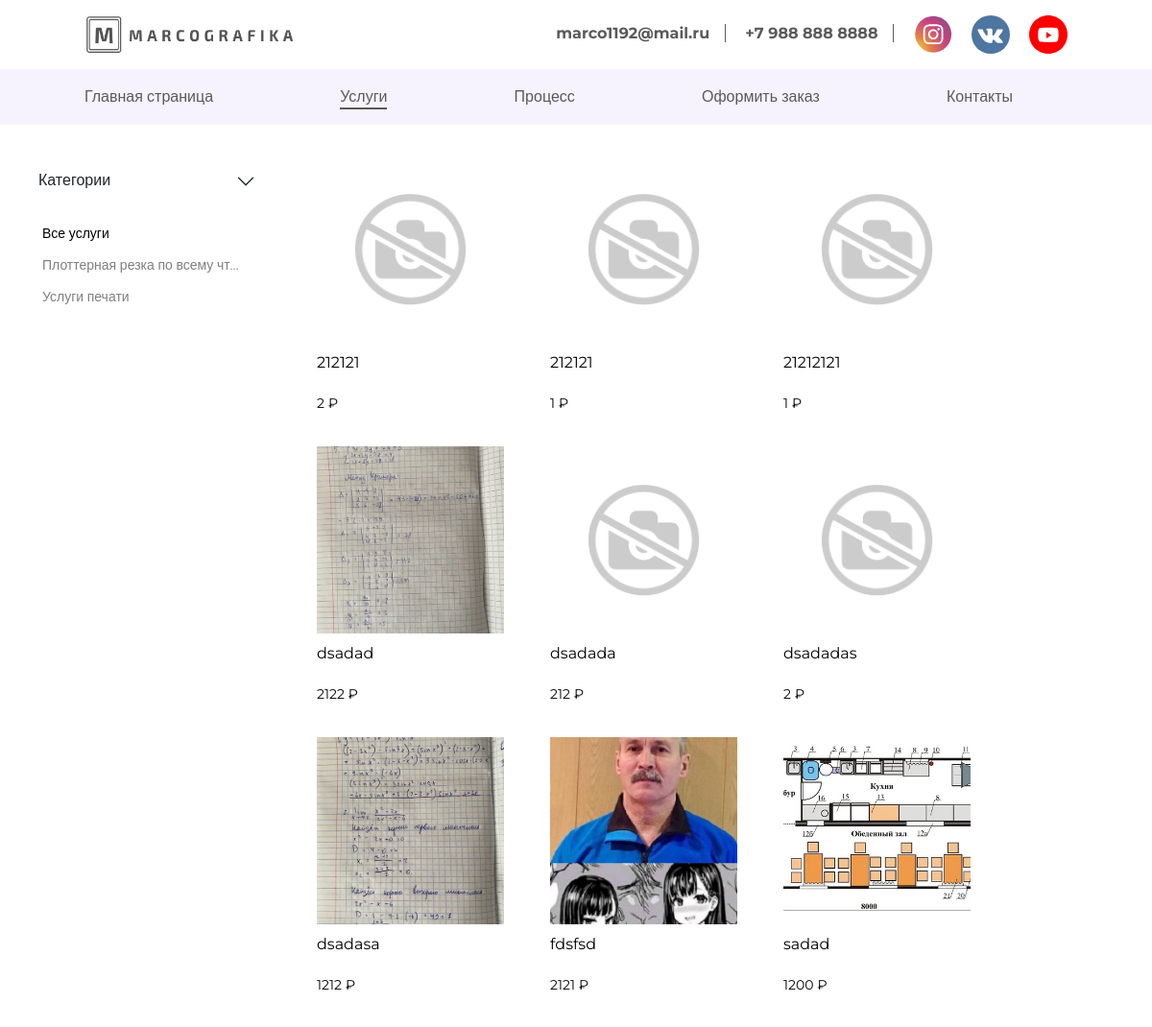
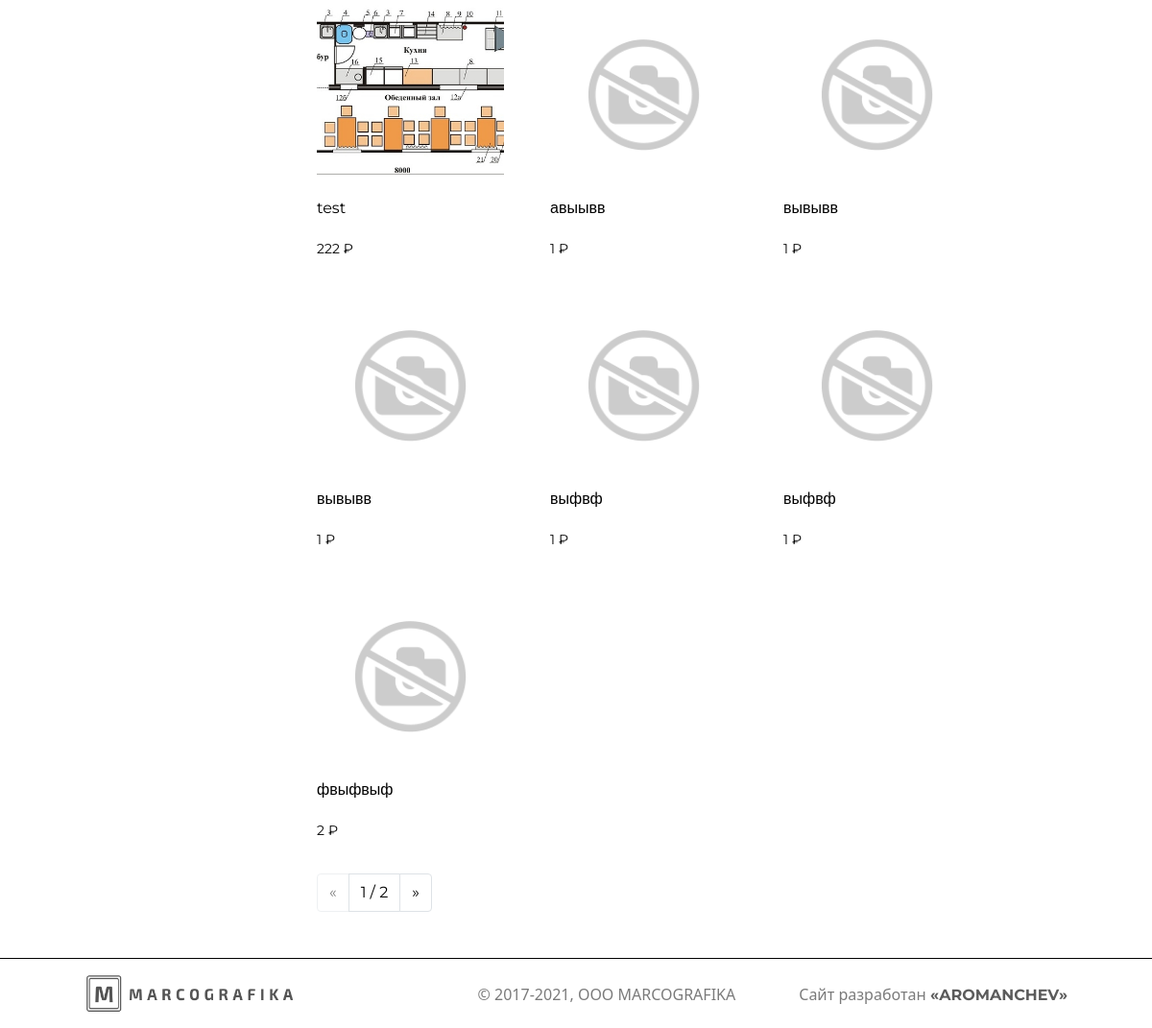
Before: /service/ with the older database file (2 pictures, top to bottom).
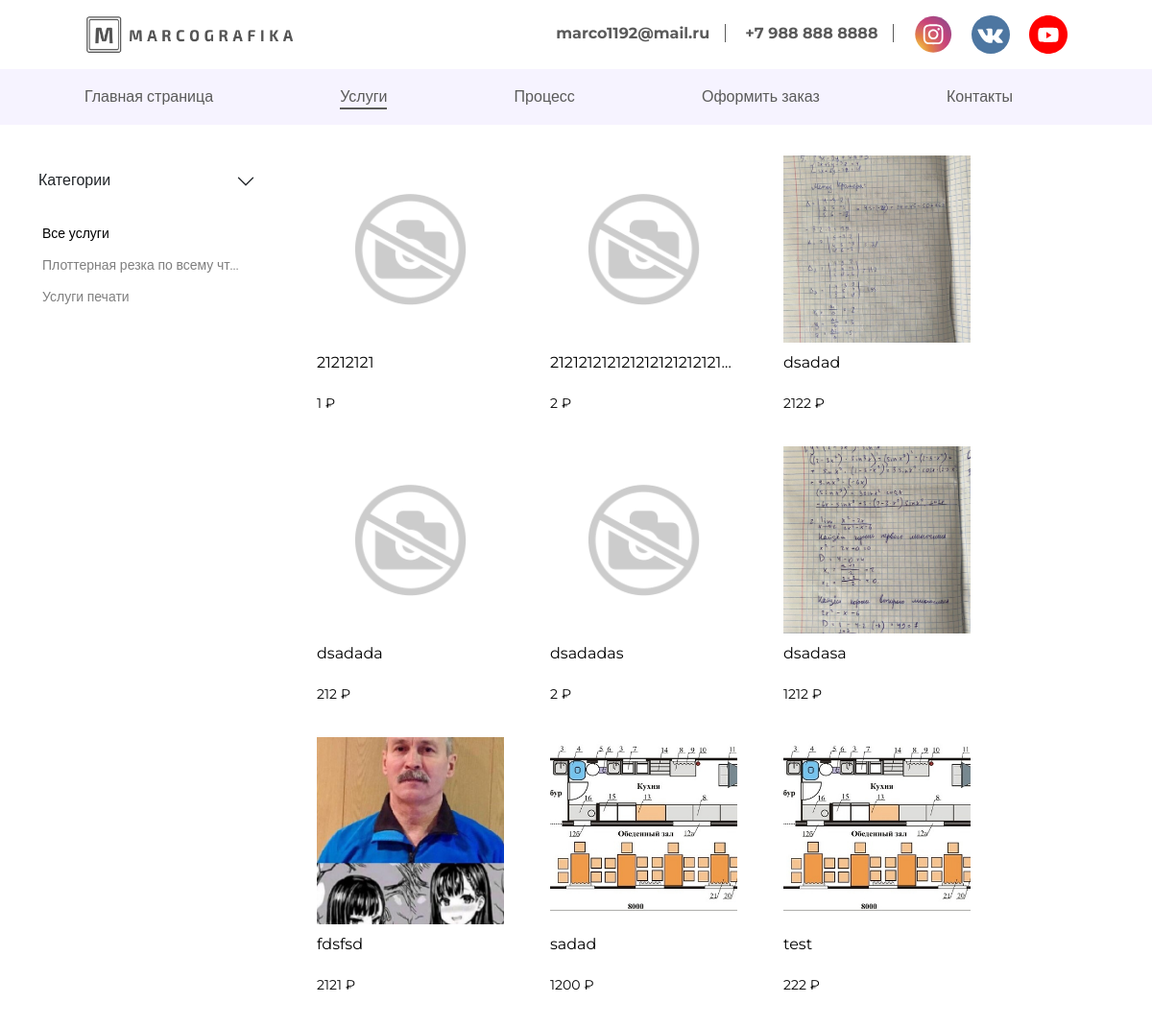
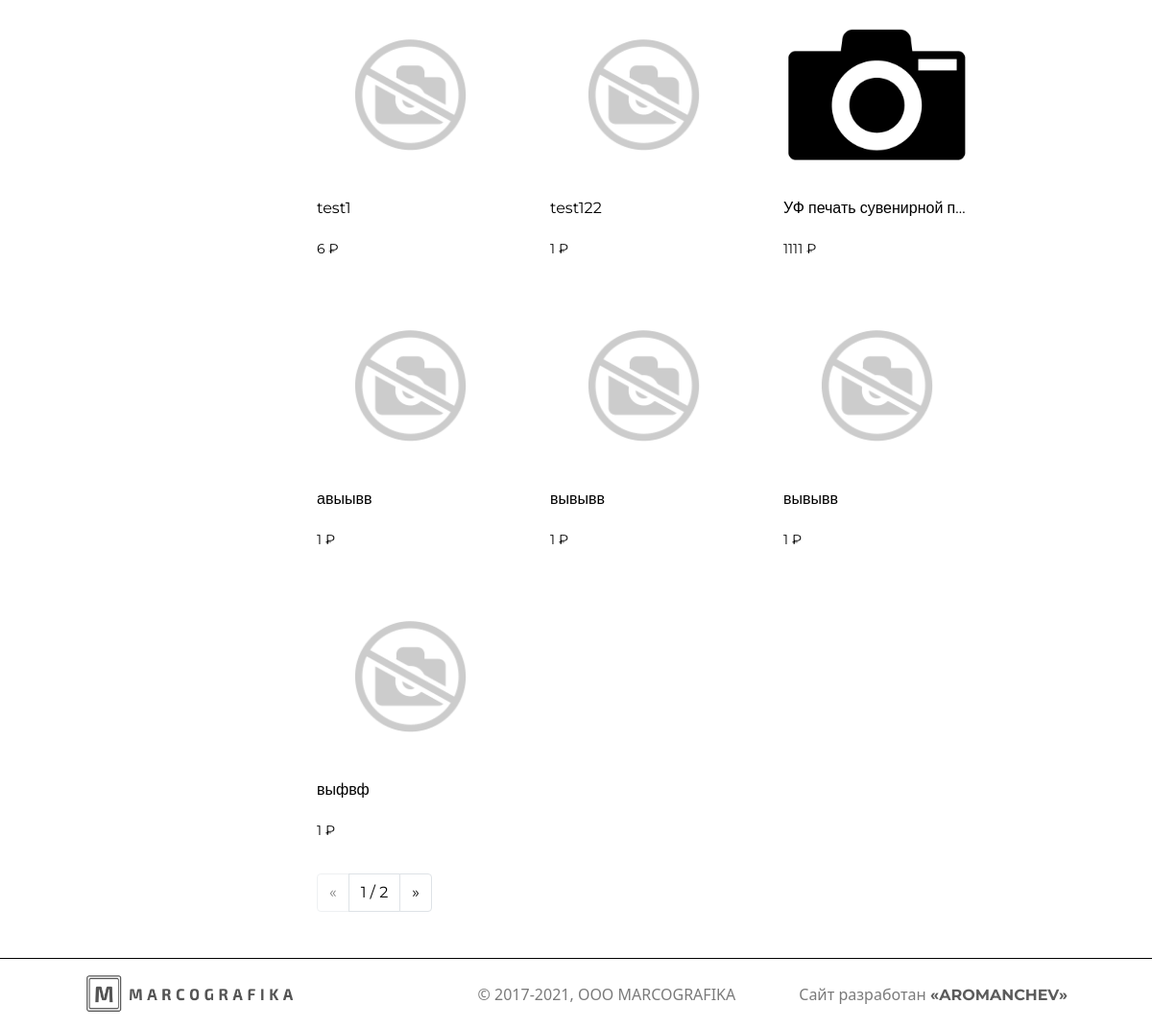
After: the same page with the newer database file (2 pictures, top to bottom).
### availability/models.py (models this page shows, shortened)
class Category(models.Model):
    name = models.CharField(max_length=200, db_index=True)
    slug = models.SlugField(max_length=200, db_index=True, unique=True)
    class Meta:
        ordering = ('name',)
        verbose_name = 'Категория'
        verbose_name_plural = 'Категории'
    def get_absolute_url(self):
        return reverse('availability:product_list_by_category',
                        args=[self.slug])

class Product(models.Model):
    category = models.ForeignKey(Category, related_name='products', on_delete=models.CASCADE)
    name = models.CharField(max_length=200, db_index=True)
    slug = models.SlugField(max_length=200, db_index=True)
    image = models.ImageField(upload_to='products/%Y/%m/%d', blank=True)
    description = models.TextField(blank=True)
    price = models.IntegerField()
    available = models.BooleanField(default=True)
    created = models.DateTimeField(auto_now_add=True)
    updated = models.DateTimeField(auto_now=True)
    class Meta:
        ordering = ('name',)
        verbose_name = 'Услуги'
        verbose_name_plural = 'Услуги'
        index_together = (('id', 'slug'),)
    def get_absolute_url(self):
        return reverse('availability:product_detail',
                        args=[self.id, self.slug])

### availability/views.py (the view)
def product_list(request, category_slug=None):
    category = None
    categories = Category.objects.all()
    products = Product.objects.filter(available=True)
    paginator = Paginator(products, 16)
    page = request.GET.get('page')
    if category_slug:
        category = get_object_or_404(Category, slug=category_slug)
        products = products.filter(category=category)
        paginator = Paginator(products, 16)
        try:
            products = paginator.page(page)
        except PageNotAnInteger:
            products = paginator.page(1)
        except EmptyPage:
            products = paginator.page(paginator.num_pages)
    else:
        paginator = Paginator(products, 16)
        try:
            products = paginator.page(page)
        except PageNotAnInteger:
            products = paginator.page(1)
        except EmptyPage:
            products = paginator.page(paginator.num_pages)
    return render(request,
                  'availability/availability.html',
                  {'category': category,
                   'categories': categories,
                   'products': products})

### availability/templates/availability/availability.html (shortened to what this page needs)
{% extends 'main/index.html' %} {% load static %}
{%block styles%}
<link rel="stylesheet" type="text/css" href="{% static 'css/service.css' %}" />
{%endblock%}
{% block content %}
<div class="wrapper service">
    <div class="categories_filter">
        <div class="accordion accordion-flush" id="accordionFlushExample">
            <div class="accordion-item">
                <h2 class="accordion-header" id="flush-headingOne">
                    <button class="accordion-button collapsed" type="button" data-bs-toggle="collapse"
                        data-bs-target="#flush-collapseOne" aria-expanded="false" aria-controls="flush-collapseOne">
                        Категории
                    </button>
                </h2>
                <div id="flush-collapseOne" class="accordion-collapse collapse show" aria-labelledby="flush-headingOne"
                    data-bs-parent="#accordionFlushExample">
                    <div class="accordion-body">
                        <div class="category_menu">
                            <ul>
                                <li {% if not category %} class="selected" {% endif %} title="Все услуги">
                                    <a href="{% url "availability:product_list" %}">Все услуги</a>
                                </li>
                                {% for c in categories %}
                                <li {% if category.slug == c.slug %} class="selected" {% endif %} title={{ c.name }}>
                                    <a href="{{ c.get_absolute_url }}">{{ c.name }}</a>
                                </li>
                                {% endfor %}
                            </ul>
                        </div>
                    </div>
                </div>
            </div>
        </div>
    </div>
    <div class="product-list">
        {% for product in products %}
        <div class="item">
            <a href="{{ product.get_absolute_url }}">
                <img src="{% if product.image %}{{ product.image.url }}{% else %}../../../../../static/media/icons/no_photo.png {% endif %}"
                    width="256" height="256" alt="product-image">
                <p data-bs-toggle="tooltip" data-bs-placement="top" title="{{ product.name }}">{{ product.name }}</p>
                <span>{{ product.price }} ₽</span>
            </a>
        </div>
        {% endfor %}
        {% include "./pagination.html" with page=products %}
    </div>
</div>
{% endblock %}
{%block footer%}
<footer class="service">
    <div class="footer__container">
        <div class="container__content">
            <div class="content">
                <a href="{%url 'index' %}">
                    <img src={% static "media/icons/logo.png" %} alt="logo" width="220" height="40" />
                </a>
                <span class="date">© 2017-2021, OOO MARCOGRAFIKA</span>
                <span>Сайт разработан <a href>«AROMANCHEV»</a></span>
            </div>
        </div>
    </div>
</footer>
{%endblock%}

### main/templates/main/index.html (shortened to what this page needs)
{% load static %}
<!DOCTYPE html>
<html lang="ru">
<head>
    <link rel="stylesheet" type="text/css" href="{% static 'css/index.css' %}">
    <link href="https://cdn.jsdelivr.net/npm/bootstrap@5.0.0-beta2/dist/css/bootstrap.min.css" rel="stylesheet"
>
    {%block styles%}{%endblock%}
</head>
<body {% if "media" in request.path%} class="overflow-hidden" {%endif%}>
    <header>
        <div class="header__container">
            <div class="container__wrapper">
                <div class="container__logo-social">
                    <div class="logo">
                        <a href="{%url 'index' %}">
                            <img src={% static 'media/icons/logo.png' %} alt="logo" width="220" height="40" />
                        </a>
                    </div>
                    <div class="social">
                        <a href="mailto:marco1192@mail.ru">marco1192@mail.ru</a>
                        <a href="tel:+79870690441">+7 988 888 8888</a>
                        <a href="https://www.instagram.com/marcografika/">
                            <img src={% static 'media/icons/instagram.svg' %} alt="instagram" width="40" height="40" />
                        </a>
                        <a href="https://vk.com/fotobulak">
                            <img src={% static "media/icons/vk.svg" %} alt="vk" width="40" height="40" />
                        </a>
                        <a href="https://www.youtube.com/channel/UCOu3eWZ0Zh5aUSvfHqGnnZQ">
                            <img src={% static "media/icons/youtube.svg" %} alt="youtube" width="40" height="40" />
                        </a>
                    </div>
                </div>
            </div>
            <div class="container__links">
                <nav class="links__content">
                    <a href="{%url 'index' %}" {% if request.path == '/' %} class="active" {% endif %}>Главная страница</a>
                    <a href="{% url "availability:product_list" %}" {% if 'service' in request.path %} class="active" {% endif %}>Услуги</a>
                    <a href="{% url "mediabank:media_photo" %}" {% if 'process' in request.path %} class="active" {% endif %}>Процесс</a>
                    <a href>Оформить заказ</a>
                    <a href>Контакты</a>
                </nav>
            </div>
        </div>
    </header>
    <div class="main-wrapper">
        {% block content %}{% endblock %}
    </div>
    {%block footer%}{%endblock%}
</body>
</html>

### availability/templates/availability/pagination.html
<nav class="pagination" aria-label="Page navigation example">
    <ul class="pagination">
        <li class="page-item">
            <a {% if page.has_previous %} class="page-link active" {% else %} class="page-link disabled" {% endif %}
            {% if page.has_previous %}  href="?page={{ page.previous_page_number }}" {% else %} href="#" {% endif %} aria-label="Next">
                <span aria-hidden="true">&laquo;</span>
            </a>
        </li>
        <li class="page-item"><a class="page-link count" href="#">{{page.number}} / {{ page.paginator.num_pages }}</a></li>
        <li class="page-item">
            <a {% if page.has_next %} class="page-link active" {% else %} class="page-link disabled" {% endif %}
            {% if page.has_next %} href="?page={{ page.next_page_number }}" {% else %} href="#" {% endif %} aria-label="Next">
                <span aria-hidden="true">&raquo;</span>
            </a>
        </li>
    </ul>
</nav>

### static/css/index.css (style rules this page uses)
body { margin: 0; font-family: 'Montserrat', sans-serif; overflow-x: hidden; }
.main-wrapper { padding-top: 130px; }
header { position: fixed; top: 0; width: 100vw; z-index: 100; }
.container__wrapper { background: white; }
a,p,h1,h2,h3,li { font-family: 'Montserrat', sans-serif; }
ul { padding: 0 !important; }
a { text-decoration: none !important; color: black !important; font-size: 16px; cursor: pointer; line-height: 26px; display: inline-block; }
.links__content, .container__logo-social { max-width: 1200px; margin: 0 auto; }
.container__links { background-color: #f6f3ff; padding: 16px 0; transition: all .3s ease; position: relative; z-index: 1; }
.links__content a { margin-right: 172px; background-image: linear-gradient(currentColor,currentColor); background-position: 0 100%; color: #5a5a5a !important; background-repeat: no-repeat; background-size: 0 2px; transition: background-size .3s; }
.links__content a.active { background-size: 100% 2px; }
.container__links a:last-child { margin-right: 0; }
.container__logo-social { display: flex; flex-wrap: wrap; position: relative; padding: 32px 0 0; background: white; z-index: 100; top: -16px; }
.social a:nth-child(1)::after { content: ''; border-right: 1px solid transparent; }
.social a:nth-child(1), .social a:nth-child(2) { position: relative; font-weight: bold; color: #5a5a5a !important; margin-right: 16px; transition: opacity .3s; }
.social a:nth-child(1)::after, .social a:nth-child(2)::after { content: ''; margin-left: 16px; border-right: 1px solid #5a5a5a; }
.social a:nth-child(1n + 3) { max-width: 40px; width: 40px; margin-right: 16px; }
.social a:last-child { margin-right: 0; }
.social img { transition: .3s; }
.social { position: absolute; right: 0; }
footer { border-top: 1px solid black; padding: 16px 0; }
footer { margin-top: 950px; }
.footer__container { max-width: 1200px; margin: 0 auto; position: relative; }
.container__content .content span { top: 9px; display: block; color: #5a5a5a; position: absolute; right: 0; opacity: 0.8; }
.container__content .content { display: flex; flex-wrap: wrap; }
.container__content .content span a { font-weight: bold; opacity: 0.8; }
.content .date { left: 40%; }
@media screen and (max-width: 1200px) and (min-width: 1024px) { .links__content, .container__logo-social { max-width: 1024px; } }
@media screen and (max-width: 1200px) and (min-width: 1024px) { .links__content a { margin-right: 128px; } }
@media screen and (max-width: 1200px) and (min-width: 1024px) { .footer__container { max-width: 1024px; } }

Changed rows visible on the page:
no longer on this page (row unchanged): Product: name "выфвф", price "1"
no longer on this page (row unchanged): Product: name "фвыфвыф", price "2"
shown differently, row unchanged: Product (number 1 of 16 on the later page): moves up the list
changed Product (number 2 of 16 on the later page): name "212121" → "212121212121212121212121…"
added Product: name "test1", price "6"
changed Product: name "212121" → "test122"; moves down the list
added Product: image (picture), name "УФ печать сувенирной п…", price "1111"
